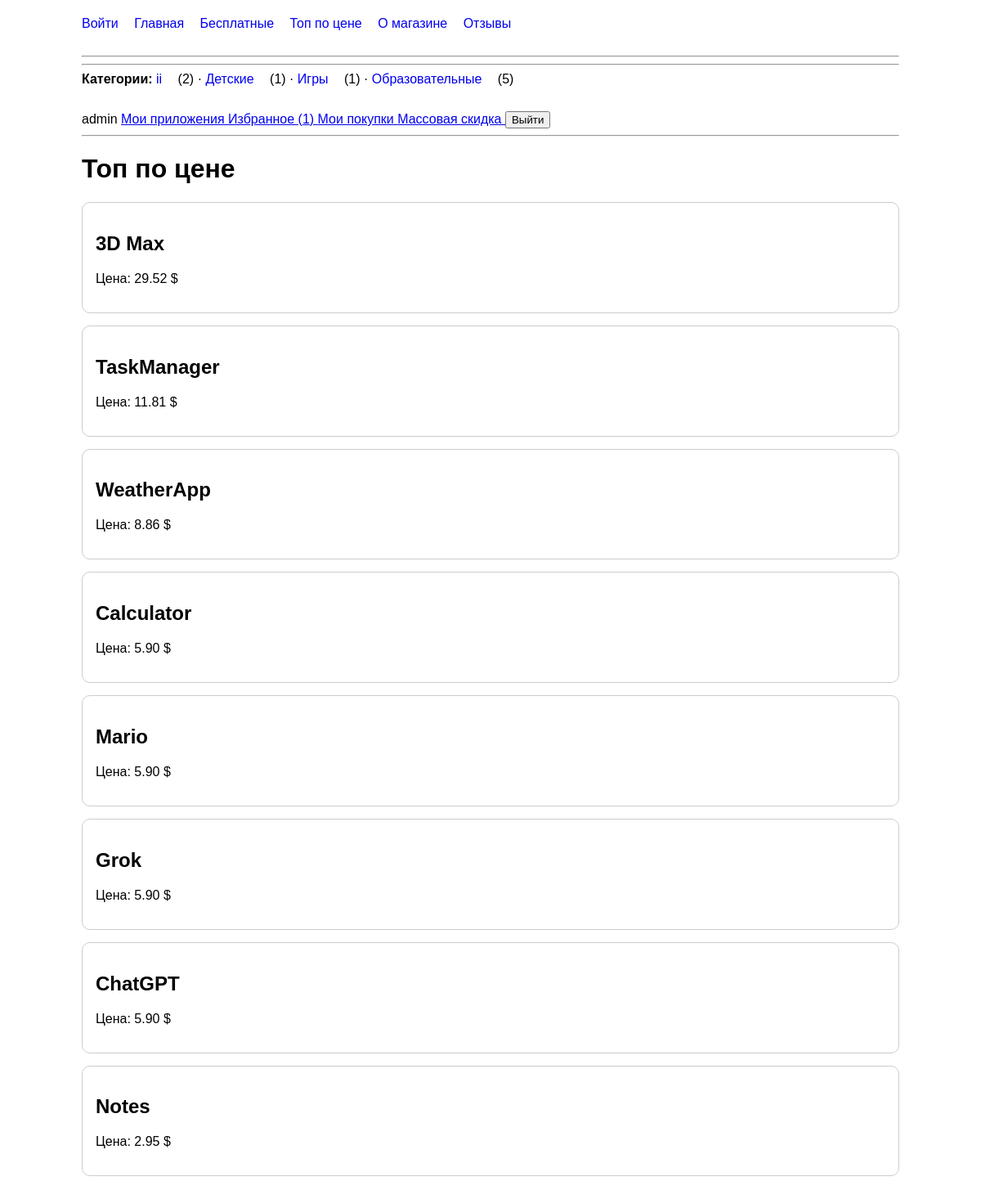
Screenshot of /top/ (signed in) with the database file from the repository.
### mainapp/models.py (models this page shows, shortened)
class Category(models.Model):
    name = models.CharField(max_length=50)

class App(models.Model):
    name = models.CharField(max_length=200)
    description = models.TextField(blank=True)
    created_at = models.DateTimeField(auto_now_add=True)
    downloads = models.PositiveIntegerField(default=0)
    price = models.DecimalField(
        max_digits=10,
        decimal_places=2,
        default=0,
        validators=[
            MinValueValidator(
                0,
                message='Цена не может быть отрицательной.'
            ),
        ],
    )
    objects = models.Manager.from_queryset(AppQuerySet)()
    category = models.ForeignKey(
        Category,
        on_delete=models.CASCADE,
        null=True,
        blank=True,
        related_name='apps',
    )
    rating_avg = models.DecimalField(
        max_digits=3,
        decimal_places=2,
        default=0,
        editable=False,
    )
    rating_count = models.PositiveIntegerField(
        default=0,
        editable=False,
    )
    icon = models.ImageField(
        upload_to='icons/',
        blank=True,
    )
    author = models.ForeignKey(
        User,
        on_delete=models.SET_NULL,
        null=True,
        blank=True,
        related_name='apps',
    )
    favorited_by = models.ManyToManyField(
        User,
        related_name='favorite_apps',
        blank=True,
    )
    buyers = models.ManyToManyField(
        User,
        through='Purchase',
        related_name='purchased_apps',
        blank=True,
    )

### mainapp/views.py (the view)
# urls.py: path('top/', views.top_apps, name='top'),
def top_apps(request):
    apps = App.objects.paid().order_by('-price')[:10]
    return render(request, 'mainapp/top.html', {
        'apps': apps
    })

### mainapp/context_processors.py (called while the page is built)
def store_menu(request):
    nav_categories = (
        Category.objects
        .annotate(apps_count=Count('apps'))
        .order_by('name')
    )
    return {
        'nav_categories': nav_categories,
    }

### mainapp/models.py (called while the page is built)
    def paid(self):
        return self.filter(price__gt=0)

### mainapp/templates/mainapp/top.html (shortened to what this page needs)
{% extends 'mainapp/base.html' %}
{% block content %}
<h1>Топ по цене</h1>
{% for app in apps %}
    <div class="app-card">
        <h2>{{ app.name }}</h2>
        <p>Цена: {{ app.price }} $</p>
    </div>
{% empty %}
    <p>Платных приложений пока нет.</p>
{% endfor %}
{% endblock %}

### mainapp/templates/mainapp/base.html (shortened to what this page needs)
{% load static %}
<!DOCTYPE html>
<html lang="ru">
<head>
    <link rel="stylesheet" href="{% static 'mainapp/style.css' %}">
</head>
<nav>
    <a href="{% url 'mainapp:login' %}">Войти</a>
    <a href="{% url 'mainapp:home' %}">Главная</a>
    <a href="{% url 'mainapp:free' %}">Бесплатные</a>
    <a href="{% url 'mainapp:top' %}">Топ по цене</a>
    <a href="{% url 'mainapp:about' %}">О магазине</a>
    <a href="{% url 'mainapp:reviews' %}">Отзывы</a>
</nav>
<hr>
<hr>
<nav>
    <strong>Категории:</strong>
    {% for category in nav_categories %}
        <a href="{% url 'mainapp:category_detail' category.id category.name %}">
            {{ category.name }}
        </a>
        ({{ category.apps_count }})
        {% if not forloop.last %}
            ·
        {% endif %}
    {% empty %}
        Категорий пока нет.
    {% endfor %}
</nav>
{% if request.user.is_authenticated %}
    <span>{{ request.user.username }}</span>
    <a href="{% url 'mainapp:my_apps' %}">
        Мои приложения
    </a>
    <a href="{% url 'mainapp:favorites' %}">
        Избранное ({{ request.user.favorite_apps.count }})
    </a>
    <a href="{% url 'mainapp:my_purchases' %}">
    Мои покупки
    </a>
    {% if request.user.is_staff or perms.mainapp.change_app %}
        <a href="{% url 'mainapp:bulk_discount' %}">
            Массовая скидка
        </a>
    {% endif %}
    <form method="post"
          action="{% url 'mainapp:logout' %}"
          style="display:inline;">
        <button type="submit">Выйти</button>
    </form>
{% endif %}
<hr>
{% block content %}
{% endblock %}
</body>
</html>

### mainapp/static/mainapp/style.css (style rules this page uses)
nav { margin-bottom: 30px; }
nav a { margin-right: 15px; text-decoration: none; }
.app-card { border: 1px solid #ccc; padding: 16px; margin-bottom: 15px; border-radius: 10px; }

### rows the page displays
Category: name "ii", apps_count "2"
Category: name "Детские", apps_count "1"
Category: name "Игры", apps_count "1"
Category: name "Образовательные", apps_count "5"
App: name "3D Max", price "29.52"
App: name "TaskManager", price "11.81"
App: name "WeatherApp", price "8.86"
App: name "Calculator", price "5.90"
App: name "Mario", price "5.90"
App: name "Grok", price "5.90"
App: name "ChatGPT", price "5.90"
App: name "Notes", price "2.95"

### other values shown
{{ request.user.username }} "admin"
{{ request.user.favorite_apps.count }} "1"
